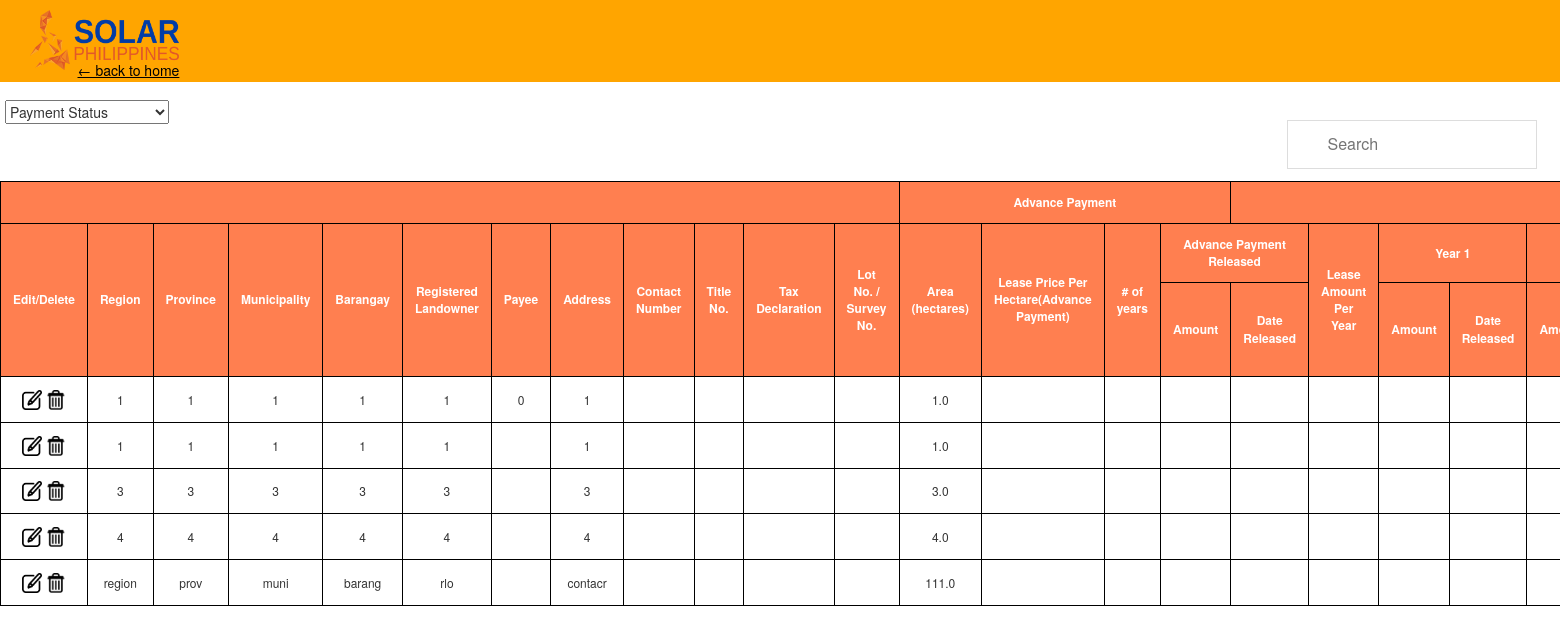
/homepage/leaseedit/, run on an earlier commit of the app's database.
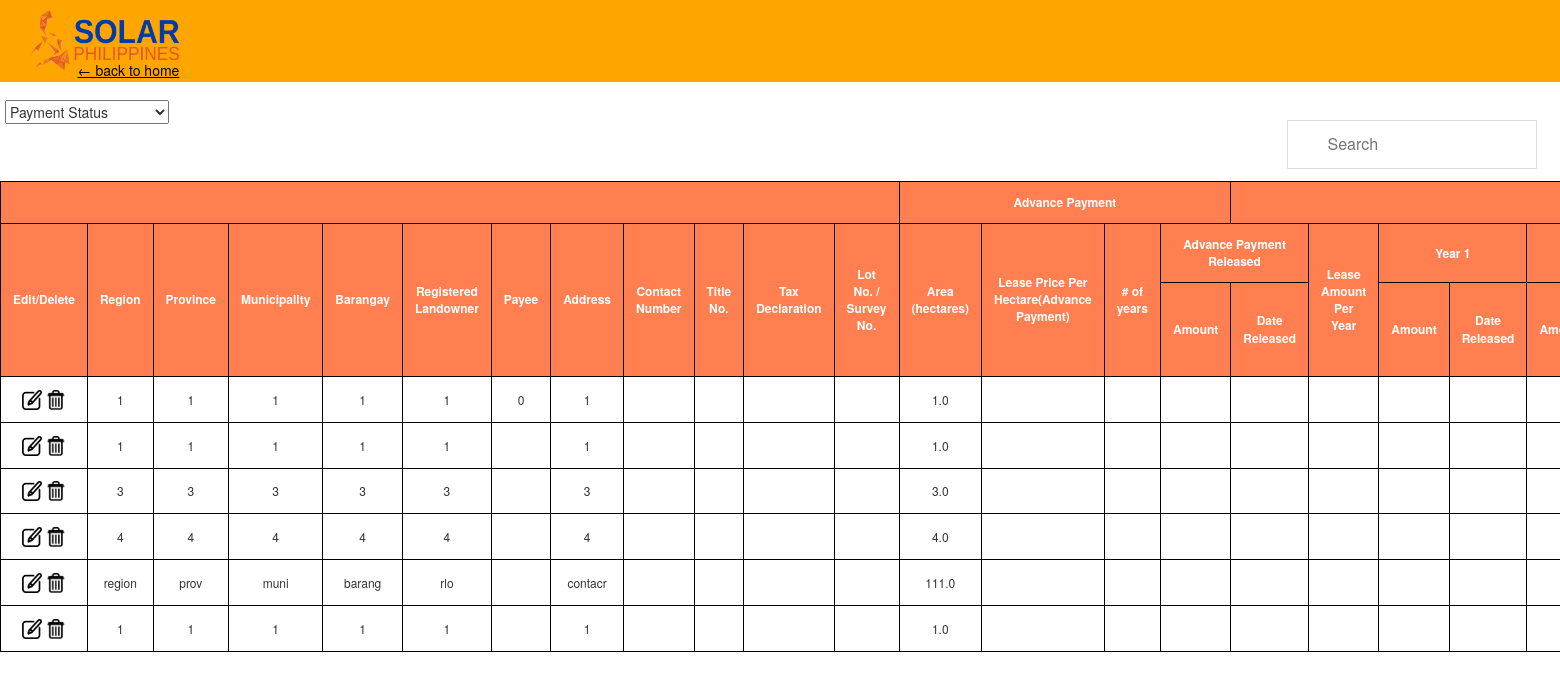
And on a later commit of the database.
### SolarDB/models.py (models this page shows)
class leaseProperty(models.Model):
    region = models.CharField(max_length = 255, default = "")
    province = models.CharField(max_length = 255, default = "")
    municipality = models.CharField(max_length = 255, default = "")
    barangay = models.CharField(max_length = 255, default = "")
    regLandOwner = models.CharField(max_length = 255, default = "")
    contactNum = models.CharField(max_length = 255, default = "")
    Address = models.CharField(max_length = 255, default = "")
    representative = models.CharField(max_length = 255, default = "")
    pricePerHectare = models.FloatField(default = None)
    totalContractPrice = models.FloatField(default = None)
    numofyear = models.FloatField(default = None)
    BIRcgt = models.FloatField(default=None)
    BIRdst = models.FloatField(default=None)
    LGUtransfer = models.FloatField(default=None)
    RODlra = models.FloatField(default=None)
    RODit = models.FloatField(default=None)
    OTHERSnotorial = models.FloatField(default=None)
    SUMother = models.FloatField(default=None)
    TAXother = models.FloatField(default=None)
    Payee = models.CharField(max_length = 255, default = "")
    area = models.FloatField(default = None)
    taxDec = models.CharField(max_length = 255,   default = "")
    dateRelease = models.DateField(default=None)
    balance = models.FloatField(default = None)
    titleNum = models.CharField(max_length = 255, default = "")
    lotNum = models.CharField(max_length = 255, default = "")
    leaseamountperyear= models.FloatField(default = 0)
    advPayment = models.FloatField(default = 0)
    advPaymentDate = models.FloatField(default = 0)
    year1Pay = models.FloatField(default = 0)
    year1Date = models.CharField(max_length = 255,   default = "")
    year2Pay = models.FloatField(default = 0)
    year2Date = models.CharField(max_length = 255,   default = "")
    year3Pay = models.FloatField(default = 0)
    year3Date = models.CharField(max_length = 255,   default = "")
    year4Pay = models.FloatField(default = 0)
    year4Date = models.CharField(max_length = 255,   default = "")
    year5Pay = models.FloatField(default = 0)
    year5Date = models.CharField(max_length = 255,   default = "")
    year6Pay = models.FloatField(default = 0)
    year6Date = models.CharField(max_length = 255,   default = "")
    year7Pay = models.FloatField(default = 0)
    year7Date = models.CharField(max_length = 255,   default = "")
    year8Pay = models.FloatField(default = 0)
    year8Date = models.CharField(max_length = 255,   default = "")
    year9Pay = models.FloatField(default = 0)
    year9Date = models.CharField(max_length = 255,   default = "")
    year10Pay = models.FloatField(default = 0)
    year10Date = models.CharField(max_length = 255,   default = "")
    year11Pay = models.FloatField(default = 0)
    year11Date = models.CharField(max_length = 255,   default = "")
    year12Pay = models.FloatField(default = 0)
    year12Date = models.CharField(max_length = 255,   default = "")
    year13Pay = models.FloatField(default = 0)
    year13Date = models.CharField(max_length = 255,   default = "")
    year14Pay = models.FloatField(default = 0)
    year14Date = models.CharField(max_length = 255,   default = "")
    year15Pay = models.FloatField(default = 0)
    year15Date = models.CharField(max_length = 255,   default = "")
    year16Pay = models.FloatField(default = 0)
    year16Date = models.CharField(max_length = 255,   default = "")
    year17Pay = models.FloatField(default = 0)
    year17Date = models.CharField(max_length = 255,   default = "")
    year18Pay = models.FloatField(default = 0)
    year18Date = models.CharField(max_length = 255,   default = "")
    year19Pay = models.FloatField(default = 0)
    year19Date = models.CharField(max_length = 255,   default = "")
    year20Pay = models.FloatField(default = 0)
    year20Date = models.CharField(max_length = 255,   default = "")
    year21Pay = models.FloatField(default = 0)
    year21Date = models.CharField(max_length = 255,   default = "")
    year22Pay = models.FloatField(default = 0)
    year22Date = models.CharField(max_length = 255,   default = "")
    year23Pay = models.FloatField(default = 0)
    year23Date = models.CharField(max_length = 255,   default = "")
    year24Pay = models.FloatField(default = 0)
    year24Date = models.CharField(max_length = 255,   default = "")
    year25Pay = models.FloatField(default = 0)
    year25Date = models.CharField(max_length = 255,   default = "")
    year26Pay = models.FloatField(default = 0)
    year26Date = models.CharField(max_length = 255,   default = "")
    year27Pay = models.FloatField(default = 0)
    year27Date = models.CharField(max_length = 255,   default = "")
    year28Pay = models.FloatField(default = 0)
    year28Date = models.CharField(max_length = 255,   default = "")
    year29Pay = models.FloatField(default = 0)
    year29Date = models.CharField(max_length = 255,   default = "")
    year30Pay = models.FloatField(default = 0)
    year30Date = models.CharField(max_length = 255,   default = "")

### SolarDB/views.py (the view)
# urls.py: path('homepage/leaseedit/', views.leaseedit, name = 'leaseeditpage'),
def leaseedit(request):
    all_properties =leaseProperty.objects.all()
    context = {
            'all_properties':all_properties,
    }
    return render(request, 'editlease-admin.html', context)

### SolarDB/templates/editlease-admin.html (shortened to what this page needs)
{% load static %}
<!DOCTYPE html>
<html>
<head>
    <link href="{% static 'css/bootstrap.min.css' %}" rel="stylesheet" >
	<link href="{% static 'css/stylecss.css' %}" rel="stylesheet" >
</head>
<body>
<div>
   <div class="topnav">
            <div class="topnav-back">
                <a href = "/homepage"><img src="{% static 'media/solarpic.png' %}" class="topnav-logo">
                <p id = "underLined">← back to home</p></a>
            </div>
            <select>
                <option value="1">Payment Status</option>
            </select>
            <input type="text" id="myInput" onkeyup="myFunction()" placeholder="Search" title="Search">
        </div>
            <table id="myTable">
                <thead>
                    <tr>
                        <th colspan="12"></th>
                        <th colspan="4">Advance Payment</th>
                        <th colspan="11">Year 1-5</th>
                    </tr>
                    <tr>
                        <th rowspan="2">Edit/Delete</th>
					    <th rowspan="2">Region</th>
					    <th rowspan="2">Province</th>
					    <th rowspan="2">Municipality</th>
					    <th rowspan="2">Barangay</th>
					    <th rowspan="2">Registered Landowner</th>
					    <th rowspan="2">Payee</th>
					    <th rowspan="2">Address</th>
					    <th rowspan="2">Contact Number</th>
					    <th rowspan="2">Title No.</th>
					    <th rowspan="2">Tax Declaration</th>
					    <th rowspan="2">Lot No. / Survey No.</th>
					    <th rowspan="2">Area (hectares)</th>
					    <th rowspan="2">Lease Price Per Hectare(Advance Payment)</th>
					    <th rowspan="2"># of years</th>
					    <th colspan="2">Advance Payment Released</th>
					    <th rowspan="2">Lease Amount Per Year</th>
					    <th colspan="2">Year 1</th>
					    <th colspan="2">Year 2</th>
				     </tr>
                     <tr>
					    <th> Amount</th>
					    <th> Date Released</th>
					    <th> Amount</th>
					    <th> Date Released</th>
					    <th> Amount</th>
				    </tr>
                </thead>
                <tbody>
                    {% for property  in all_properties %}
                        <tr id="tr-hover">
                            <td>
                                <a href = "#"><img src="{% static 'media/edit.png' %}" id="edit-delete" style = "height: 20px; width: 20px;"></a>
                                <a href = "#"><img src="{% static 'media/delete.png' %}" id="edit-delete" style = "height: 20px; width: 20px;"></a>
                            </td>
                            <td> {{ property.region}}</td>
                            <td> {{ property.province}}</td>
                            <td> {{ property.municipality}}</td>
                            <td> {{ property.barangay}}</td>
                            <td> {{ property.regLandOwner}}</td>
                            <td> {{ property.Payee}}</td>
                            <td> {{ property.contactNum}}</td>
                            <td> </td>
                            <td> </td>
                            <td> </td>
                            <td> </td>
                            <td> {{ property.pricePerHectare}}</td>
                            <td> </td>
                            <td> </td>
                            <td> </td>
                            <td> </td>
                            <td> </td>
                            <td> </td>
                            <td> </td>
                            <td> </td>
                          </tr>
                    </tbody>
                {% endfor%}
            </table>
    </div>
</body>
</html>

What changed in the data, as far as the page shows it:
added leaseProperty: region "1", province "1", municipality "1", barangay "1", regLandOwner "1", contactNum "1", pricePerHectare "1.0"
